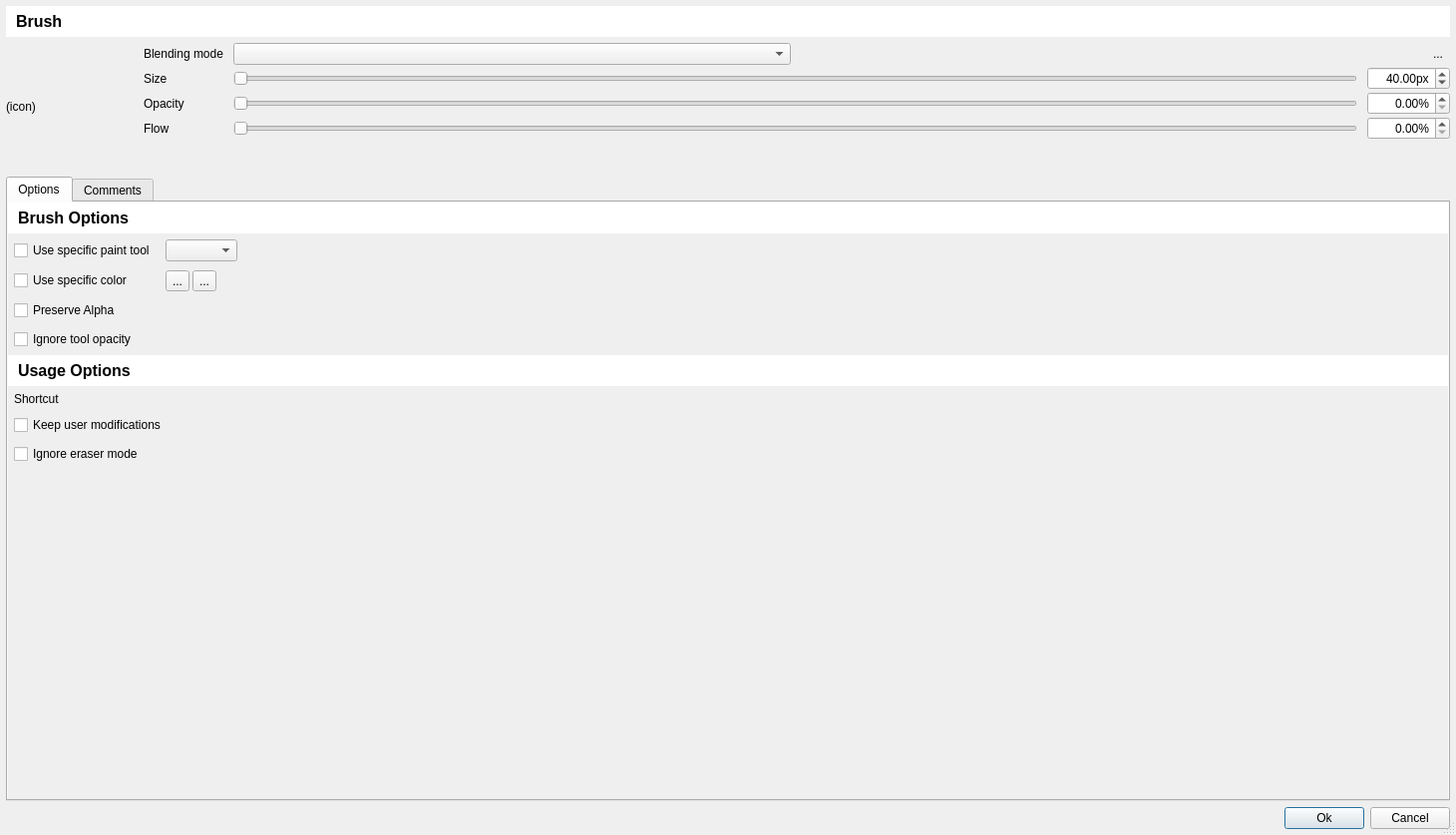
<?xml version="1.0" encoding="UTF-8"?>
<ui version="4.0">
 <class>Dialog</class>
 <widget class="QDialog" name="Dialog">
  <property name="geometry">
   <rect>
    <x>0</x>
    <y>0</y>
    <width>1460</width>
    <height>837</height>
   </rect>
  </property>
  <property name="windowTitle">
   <string>Dialog</string>
  </property>
  <property name="sizeGripEnabled">
   <bool>true</bool>
  </property>
  <property name="modal">
   <bool>true</bool>
  </property>
  <layout class="QVBoxLayout" name="verticalLayout">
   <property name="leftMargin">
    <number>6</number>
   </property>
   <property name="topMargin">
    <number>6</number>
   </property>
   <property name="rightMargin">
    <number>6</number>
   </property>
   <property name="bottomMargin">
    <number>6</number>
   </property>
   <item>
    <widget class="QLabel" name="lblBrushTitle">
     <property name="sizePolicy">
      <sizepolicy hsizetype="Preferred" vsizetype="Maximum">
       <horstretch>0</horstretch>
       <verstretch>0</verstretch>
      </sizepolicy>
     </property>
     <property name="font">
      <font>
       <pointsize>12</pointsize>
       <weight>75</weight>
       <bold>true</bold>
      </font>
     </property>
     <property name="toolTip">
      <string>&lt;html&gt;&lt;head/&gt;&lt;body&gt;&lt;p&gt;Basic brush properties&lt;/p&gt;&lt;/body&gt;&lt;/html&gt;</string>
     </property>
     <property name="styleSheet">
      <string notr="true">background-color: palette(light);padding: 6;</string>
     </property>
     <property name="text">
      <string>Brush</string>
     </property>
    </widget>
   </item>
   <item>
    <layout class="QGridLayout" name="gridLayout">
     <property name="horizontalSpacing">
      <number>10</number>
     </property>
     <property name="verticalSpacing">
      <number>2</number>
     </property>
     <item row="2" column="2" colspan="2">
      <widget class="QSlider" name="hsBrushOpacity">
       <property name="toolTip">
        <string>Define specific opacity to use for brush</string>
       </property>
       <property name="maximum">
        <number>10000</number>
       </property>
       <property name="singleStep">
        <number>100</number>
       </property>
       <property name="pageStep">
        <number>1000</number>
       </property>
       <property name="orientation">
        <enum>Qt::Horizontal</enum>
       </property>
      </widget>
     </item>
     <item row="0" column="0" rowspan="5">
      <widget class="QLabel" name="lblBrushIcon">
       <property name="sizePolicy">
        <sizepolicy hsizetype="Maximum" vsizetype="Minimum">
         <horstretch>0</horstretch>
         <verstretch>0</verstretch>
        </sizepolicy>
       </property>
       <property name="minimumSize">
        <size>
         <width>128</width>
         <height>128</height>
        </size>
       </property>
       <property name="sizeIncrement">
        <size>
         <width>0</width>
         <height>0</height>
        </size>
       </property>
       <property name="text">
        <string>(icon)</string>
       </property>
      </widget>
     </item>
     <item row="3" column="2" colspan="2">
      <widget class="QSlider" name="hsBrushFlow">
       <property name="toolTip">
        <string>Define specific flow to use for brush</string>
       </property>
       <property name="maximum">
        <number>10000</number>
       </property>
       <property name="singleStep">
        <number>100</number>
       </property>
       <property name="pageStep">
        <number>1000</number>
       </property>
       <property name="orientation">
        <enum>Qt::Horizontal</enum>
       </property>
      </widget>
     </item>
     <item row="0" column="2">
      <widget class="QComboBox" name="cbBrushBlendingMode">
       <property name="toolTip">
        <string>Define specific blending mode for brush</string>
       </property>
       <property name="styleSheet">
        <string notr="true">QComboBox QAbstractItemView::item:disabled {
	background-color: palette(light);
    color: palette(text);
}

</string>
       </property>
      </widget>
     </item>
     <item row="3" column="1">
      <widget class="QLabel" name="label_8">
       <property name="sizePolicy">
        <sizepolicy hsizetype="Maximum" vsizetype="Preferred">
         <horstretch>0</horstretch>
         <verstretch>0</verstretch>
        </sizepolicy>
       </property>
       <property name="text">
        <string>Flow</string>
       </property>
      </widget>
     </item>
     <item row="1" column="1">
      <widget class="QLabel" name="label_6">
       <property name="sizePolicy">
        <sizepolicy hsizetype="Maximum" vsizetype="Preferred">
         <horstretch>0</horstretch>
         <verstretch>0</verstretch>
        </sizepolicy>
       </property>
       <property name="text">
        <string>Size</string>
       </property>
      </widget>
     </item>
     <item row="2" column="1">
      <widget class="QLabel" name="label_7">
       <property name="sizePolicy">
        <sizepolicy hsizetype="Maximum" vsizetype="Preferred">
         <horstretch>0</horstretch>
         <verstretch>0</verstretch>
        </sizepolicy>
       </property>
       <property name="text">
        <string>Opacity</string>
       </property>
      </widget>
     </item>
     <item row="3" column="4">
      <widget class="QDoubleSpinBox" name="dsbBrushFlow">
       <property name="toolTip">
        <string>Define specific flow to use for brush</string>
       </property>
       <property name="alignment">
        <set>Qt::AlignRight|Qt::AlignTrailing|Qt::AlignVCenter</set>
       </property>
       <property name="suffix">
        <string>%</string>
       </property>
       <property name="maximum">
        <double>100.000000000000000</double>
       </property>
      </widget>
     </item>
     <item row="2" column="4">
      <widget class="QDoubleSpinBox" name="dsbBrushOpacity">
       <property name="sizePolicy">
        <sizepolicy hsizetype="Minimum" vsizetype="Fixed">
         <horstretch>0</horstretch>
         <verstretch>0</verstretch>
        </sizepolicy>
       </property>
       <property name="toolTip">
        <string>Define specific opacity to use for brush</string>
       </property>
       <property name="alignment">
        <set>Qt::AlignRight|Qt::AlignTrailing|Qt::AlignVCenter</set>
       </property>
       <property name="suffix">
        <string>%</string>
       </property>
       <property name="maximum">
        <double>100.000000000000000</double>
       </property>
      </widget>
     </item>
     <item row="0" column="1">
      <widget class="QLabel" name="label_5">
       <property name="sizePolicy">
        <sizepolicy hsizetype="Maximum" vsizetype="Preferred">
         <horstretch>0</horstretch>
         <verstretch>0</verstretch>
        </sizepolicy>
       </property>
       <property name="styleSheet">
        <string notr="true"/>
       </property>
       <property name="text">
        <string>Blending mode</string>
       </property>
      </widget>
     </item>
     <item row="1" column="2" colspan="2">
      <widget class="WLogSlider" name="hsBrushSize">
       <property name="sizePolicy">
        <sizepolicy hsizetype="MinimumExpanding" vsizetype="Fixed">
         <horstretch>0</horstretch>
         <verstretch>0</verstretch>
        </sizepolicy>
       </property>
       <property name="toolTip">
        <string>Define specific size to use for brush</string>
       </property>
       <property name="maximum">
        <number>100000</number>
       </property>
       <property name="singleStep">
        <number>10</number>
       </property>
       <property name="pageStep">
        <number>100</number>
       </property>
       <property name="orientation">
        <enum>Qt::Horizontal</enum>
       </property>
      </widget>
     </item>
     <item row="1" column="4">
      <widget class="QDoubleSpinBox" name="dsbBrushSize">
       <property name="sizePolicy">
        <sizepolicy hsizetype="Maximum" vsizetype="Fixed">
         <horstretch>0</horstretch>
         <verstretch>0</verstretch>
        </sizepolicy>
       </property>
       <property name="toolTip">
        <string>Define specific size to use for brush</string>
       </property>
       <property name="alignment">
        <set>Qt::AlignRight|Qt::AlignTrailing|Qt::AlignVCenter</set>
       </property>
       <property name="showGroupSeparator" stdset="0">
        <bool>false</bool>
       </property>
       <property name="suffix">
        <string>px</string>
       </property>
       <property name="minimum">
        <double>0.010000000000000</double>
       </property>
       <property name="maximum">
        <double>9999.000000000000000</double>
       </property>
       <property name="value">
        <double>40.000000000000000</double>
       </property>
      </widget>
     </item>
     <item row="0" column="4" alignment="Qt::AlignRight">
      <widget class="QToolButton" name="tbResetBrushValues">
       <property name="toolTip">
        <string>Reset to default Krita's brush value</string>
       </property>
       <property name="text">
        <string>...</string>
       </property>
       <property name="icon">
        <iconset resource="../../pktk/resources/svg/dark_icons.qrc">
         <normaloff>:/pktk/images/normal/cache_refresh</normaloff>
         <disabledoff>:/pktk/images/disabled/cache_refresh</disabledoff>
         <disabledon>:/pktk/images/disabled/cache_refresh</disabledon>:/pktk/images/normal/cache_refresh</iconset>
       </property>
       <property name="autoRaise">
        <bool>true</bool>
       </property>
      </widget>
     </item>
    </layout>
   </item>
   <item>
    <widget class="QTabWidget" name="tabWidget">
     <property name="tabShape">
      <enum>QTabWidget::Rounded</enum>
     </property>
     <property name="currentIndex">
      <number>0</number>
     </property>
     <property name="usesScrollButtons">
      <bool>false</bool>
     </property>
     <widget class="QWidget" name="tabOptions">
      <property name="autoFillBackground">
       <bool>true</bool>
      </property>
      <attribute name="icon">
       <iconset resource="../../pktk/resources/svg/dark_icons.qrc">
        <normaloff>:/pktk/images/normal/tune</normaloff>:/pktk/images/normal/tune</iconset>
      </attribute>
      <attribute name="title">
       <string>Options</string>
      </attribute>
      <layout class="QVBoxLayout" name="verticalLayout_2">
       <property name="leftMargin">
        <number>0</number>
       </property>
       <property name="topMargin">
        <number>0</number>
       </property>
       <property name="rightMargin">
        <number>0</number>
       </property>
       <property name="bottomMargin">
        <number>0</number>
       </property>
       <item>
        <widget class="QLabel" name="label_2">
         <property name="sizePolicy">
          <sizepolicy hsizetype="Preferred" vsizetype="Maximum">
           <horstretch>0</horstretch>
           <verstretch>0</verstretch>
          </sizepolicy>
         </property>
         <property name="font">
          <font>
           <pointsize>12</pointsize>
           <weight>75</weight>
           <bold>true</bold>
          </font>
         </property>
         <property name="toolTip">
          <string>&lt;html&gt;&lt;head/&gt;&lt;body&gt;&lt;p&gt;Additional properties defined when brush is activated&lt;/p&gt;&lt;/body&gt;&lt;/html&gt;</string>
         </property>
         <property name="styleSheet">
          <string notr="true">background-color: palette(light);padding: 6;</string>
         </property>
         <property name="text">
          <string>Brush Options</string>
         </property>
        </widget>
       </item>
       <item>
        <widget class="QWidget" name="widget" native="true">
         <property name="minimumSize">
          <size>
           <width>0</width>
           <height>0</height>
          </size>
         </property>
         <layout class="QVBoxLayout" name="verticalLayout_4">
          <property name="leftMargin">
           <number>6</number>
          </property>
          <property name="topMargin">
           <number>0</number>
          </property>
          <property name="rightMargin">
           <number>6</number>
          </property>
          <property name="bottomMargin">
           <number>0</number>
          </property>
          <item>
           <layout class="QGridLayout" name="gridLayout_2">
            <property name="leftMargin">
             <number>0</number>
            </property>
            <property name="rightMargin">
             <number>0</number>
            </property>
            <property name="horizontalSpacing">
             <number>10</number>
            </property>
            <property name="verticalSpacing">
             <number>9</number>
            </property>
            <item row="1" column="0">
             <widget class="QCheckBox" name="cbUseSpecificColor">
              <property name="toolTip">
               <string>&lt;html&gt;&lt;head/&gt;&lt;body&gt;&lt;p&gt;When checked, defined colors are automatically activated when brush is selected.&lt;/p&gt;&lt;p&gt;&lt;br/&gt;&lt;/p&gt;&lt;p&gt;Initial Krita's brush color is restored when leaving plugin's brush.&lt;/p&gt;&lt;/body&gt;&lt;/html&gt;</string>
              </property>
              <property name="text">
               <string>Use specific color</string>
              </property>
             </widget>
            </item>
            <item row="0" column="1">
             <widget class="QComboBox" name="cbDefaultPaintTools">
              <property name="sizePolicy">
               <sizepolicy hsizetype="Maximum" vsizetype="Fixed">
                <horstretch>0</horstretch>
                <verstretch>0</verstretch>
               </sizepolicy>
              </property>
              <property name="toolTip">
               <string>Defined paint tool is automatically activated when brush is selected</string>
              </property>
             </widget>
            </item>
            <item row="1" column="1">
             <layout class="QHBoxLayout" name="horizontalLayout_3">
              <property name="spacing">
               <number>3</number>
              </property>
              <item>
               <widget class="WColorButton" name="btUseSpecificColorFg">
                <property name="toolTip">
                 <string>Foreground color</string>
                </property>
                <property name="text">
                 <string>...</string>
                </property>
               </widget>
              </item>
              <item alignment="Qt::AlignLeft">
               <widget class="WColorButton" name="btUseSpecificColorBg">
                <property name="toolTip">
                 <string>&lt;html&gt;&lt;head/&gt;&lt;body&gt;&lt;p&gt;Background color&lt;/p&gt;&lt;p&gt;(Set &lt;span style=&quot; font-weight:600; font-style:italic;&quot;&gt;No color &lt;/span&gt;to use default background color)&lt;/p&gt;&lt;/body&gt;&lt;/html&gt;</string>
                </property>
                <property name="text">
                 <string>...</string>
                </property>
               </widget>
              </item>
             </layout>
            </item>
            <item row="2" column="0">
             <widget class="QCheckBox" name="cbPreserveAlpha">
              <property name="toolTip">
               <string>&lt;html&gt;&lt;head/&gt;&lt;body&gt;&lt;p&gt;When checked, &lt;span style=&quot; font-style:italic;&quot;&gt;Preserve Alpha&lt;/span&gt; is automatically activated when brush is selected.&lt;br/&gt;&lt;/p&gt;&lt;p&gt;Initial &lt;span style=&quot; font-style:italic;&quot;&gt;Preserve Alpha&lt;/span&gt; state is restored when leaving plugin's brush.&lt;/p&gt;&lt;/body&gt;&lt;/html&gt;</string>
              </property>
              <property name="text">
               <string>Preserve Alpha</string>
              </property>
             </widget>
            </item>
            <item row="0" column="0">
             <widget class="QCheckBox" name="cbDefaultPaintTool">
              <property name="toolTip">
               <string>When checked, defined paint tool is automatically activated when brush is selected.

Initial Krita's tool is restored when leaving plugin's brush.</string>
              </property>
              <property name="text">
               <string>Use specific paint tool</string>
              </property>
             </widget>
            </item>
            <item row="3" column="0">
             <widget class="QCheckBox" name="cbIgnoreToolOpacity">
              <property name="toolTip">
               <string>&lt;html&gt;&lt;head/&gt;&lt;body&gt;&lt;p&gt;By default, Krita memorize opacity per tool.&lt;/p&gt;&lt;p&gt;Changing tool from &lt;span style=&quot; font-style:italic;&quot;&gt;Freehand Brush Tool&lt;/span&gt; to &lt;span style=&quot; font-style:italic;&quot;&gt;Line Tool&lt;/span&gt; for example, will apply last opacity value defined with &lt;span style=&quot; font-style:italic;&quot;&gt;Line Tool.&lt;/span&gt;&lt;/p&gt;&lt;p&gt;&lt;br/&gt;&lt;/p&gt;&lt;p&gt;When checked, brush opacity is always applied, keeping the same opacity value for brush whatever the active tool is.&lt;/p&gt;&lt;/body&gt;&lt;/html&gt;</string>
              </property>
              <property name="text">
               <string>Ignore tool opacity</string>
              </property>
             </widget>
            </item>
            <item row="0" column="2" rowspan="4">
             <spacer name="horizontalSpacer_2">
              <property name="orientation">
               <enum>Qt::Horizontal</enum>
              </property>
              <property name="sizeHint" stdset="0">
               <size>
                <width>40</width>
                <height>20</height>
               </size>
              </property>
             </spacer>
            </item>
           </layout>
          </item>
         </layout>
        </widget>
       </item>
       <item>
        <widget class="QLabel" name="label_11">
         <property name="sizePolicy">
          <sizepolicy hsizetype="Preferred" vsizetype="Maximum">
           <horstretch>0</horstretch>
           <verstretch>0</verstretch>
          </sizepolicy>
         </property>
         <property name="font">
          <font>
           <pointsize>12</pointsize>
           <weight>75</weight>
           <bold>true</bold>
          </font>
         </property>
         <property name="toolTip">
          <string>&lt;html&gt;&lt;head/&gt;&lt;body&gt;&lt;p&gt;Options to define brush usage&lt;/p&gt;&lt;/body&gt;&lt;/html&gt;</string>
         </property>
         <property name="styleSheet">
          <string notr="true">background-color: palette(light);padding: 6;</string>
         </property>
         <property name="text">
          <string>Usage Options</string>
         </property>
        </widget>
       </item>
       <item>
        <widget class="QWidget" name="widget_3" native="true">
         <property name="minimumSize">
          <size>
           <width>0</width>
           <height>50</height>
          </size>
         </property>
         <layout class="QVBoxLayout" name="verticalLayout_5">
          <property name="leftMargin">
           <number>6</number>
          </property>
          <property name="topMargin">
           <number>0</number>
          </property>
          <property name="rightMargin">
           <number>6</number>
          </property>
          <property name="bottomMargin">
           <number>0</number>
          </property>
          <item>
           <layout class="QGridLayout" name="gridLayout_3">
            <property name="leftMargin">
             <number>0</number>
            </property>
            <property name="rightMargin">
             <number>0</number>
            </property>
            <property name="horizontalSpacing">
             <number>10</number>
            </property>
            <property name="verticalSpacing">
             <number>9</number>
            </property>
            <item row="2" column="0">
             <widget class="QCheckBox" name="cbIgnoreEraserMode">
              <property name="toolTip">
               <string>When brush is selected, eraser mode is ignored</string>
              </property>
              <property name="text">
               <string>Ignore eraser mode</string>
              </property>
             </widget>
            </item>
            <item row="0" column="0">
             <widget class="QLabel" name="label_10">
              <property name="toolTip">
               <string>Define a shortcut to activate/deactivate brush from keyboard</string>
              </property>
              <property name="styleSheet">
               <string notr="true"/>
              </property>
              <property name="text">
               <string>Shortcut</string>
              </property>
             </widget>
            </item>
            <item row="0" column="1">
             <widget class="WKeySequenceInput" name="kseShortcut" native="true">
              <property name="sizePolicy">
               <sizepolicy hsizetype="MinimumExpanding" vsizetype="Preferred">
                <horstretch>0</horstretch>
                <verstretch>0</verstretch>
               </sizepolicy>
              </property>
              <property name="toolTip">
               <string>Define a shortcut to activate/deactivate brush from keyboard</string>
              </property>
             </widget>
            </item>
            <item row="1" column="1" rowspan="2">
             <widget class="QLabel" name="lblShortcutAlreadyUsed">
              <property name="sizePolicy">
               <sizepolicy hsizetype="MinimumExpanding" vsizetype="Preferred">
                <horstretch>0</horstretch>
                <verstretch>0</verstretch>
               </sizepolicy>
              </property>
              <property name="font">
               <font>
                <pointsize>8</pointsize>
               </font>
              </property>
              <property name="text">
               <string/>
              </property>
              <property name="alignment">
               <set>Qt::AlignLeading|Qt::AlignLeft|Qt::AlignTop</set>
              </property>
             </widget>
            </item>
            <item row="1" column="0">
             <widget class="QCheckBox" name="cbKeepUserModifications">
              <property name="toolTip">
               <string>&lt;html&gt;&lt;head/&gt;&lt;body&gt;&lt;p&gt;When checked, user modifications made on selected brush replace default plugin's brush properties and are reapplied on next switch to plugin brush&lt;/p&gt;&lt;p&gt;When unchecked, user modifications made on selected brush are not kept and default plugin's brush properties are applied on next switch to plugin brush&lt;/p&gt;&lt;p&gt;&lt;br/&gt;&lt;/p&gt;&lt;p&gt;Plugin's brush properties are:&lt;/p&gt;&lt;p&gt;- Blending mode&lt;/p&gt;&lt;p&gt;- Size &lt;/p&gt;&lt;p&gt;- Opacity&lt;/p&gt;&lt;p&gt;- Flow&lt;/p&gt;&lt;p&gt;&lt;br/&gt;&lt;/p&gt;&lt;p&gt;Also, are taken in account following options if they're available and checked:&lt;/p&gt;&lt;p&gt;- Specific paint tool&lt;/p&gt;&lt;p&gt;- Specific color &lt;/p&gt;&lt;p&gt;- Preserve alpha&lt;/p&gt;&lt;/body&gt;&lt;/html&gt;</string>
              </property>
              <property name="text">
               <string>Keep user modifications</string>
              </property>
             </widget>
            </item>
           </layout>
          </item>
         </layout>
        </widget>
       </item>
       <item>
        <spacer name="verticalSpacer">
         <property name="orientation">
          <enum>Qt::Vertical</enum>
         </property>
         <property name="sizeHint" stdset="0">
          <size>
           <width>20</width>
           <height>40</height>
          </size>
         </property>
        </spacer>
       </item>
      </layout>
     </widget>
     <widget class="QWidget" name="tabComments">
      <attribute name="icon">
       <iconset resource="../../pktk/resources/svg/dark_icons.qrc">
        <normaloff>:/pktk/images/normal/note_edit</normaloff>:/pktk/images/normal/note_edit</iconset>
      </attribute>
      <attribute name="title">
       <string>Comments</string>
      </attribute>
      <layout class="QVBoxLayout" name="verticalLayout_3">
       <property name="leftMargin">
        <number>6</number>
       </property>
       <property name="topMargin">
        <number>6</number>
       </property>
       <property name="rightMargin">
        <number>6</number>
       </property>
       <property name="bottomMargin">
        <number>6</number>
       </property>
       <item>
        <widget class="WTextEdit" name="wtComments" native="true">
         <property name="sizePolicy">
          <sizepolicy hsizetype="MinimumExpanding" vsizetype="Preferred">
           <horstretch>0</horstretch>
           <verstretch>0</verstretch>
          </sizepolicy>
         </property>
         <property name="minimumSize">
          <size>
           <width>0</width>
           <height>200</height>
          </size>
         </property>
         <property name="toolTip">
          <string>Free comments!
Use it to keep in mind why the brush has been defined.

Also, first line is used to define action name in Krita's shortcut settings dialog.</string>
         </property>
        </widget>
       </item>
      </layout>
     </widget>
    </widget>
   </item>
   <item>
    <widget class="QWidget" name="widget_2" native="true">
     <property name="sizePolicy">
      <sizepolicy hsizetype="Preferred" vsizetype="Maximum">
       <horstretch>0</horstretch>
       <verstretch>0</verstretch>
      </sizepolicy>
     </property>
     <layout class="QHBoxLayout" name="horizontalLayout">
      <property name="leftMargin">
       <number>0</number>
      </property>
      <property name="topMargin">
       <number>0</number>
      </property>
      <property name="rightMargin">
       <number>0</number>
      </property>
      <property name="bottomMargin">
       <number>0</number>
      </property>
      <item>
       <spacer name="horizontalSpacer">
        <property name="orientation">
         <enum>Qt::Horizontal</enum>
        </property>
        <property name="sizeHint" stdset="0">
         <size>
          <width>40</width>
          <height>20</height>
         </size>
        </property>
       </spacer>
      </item>
      <item>
       <widget class="QPushButton" name="pbOk">
        <property name="enabled">
         <bool>true</bool>
        </property>
        <property name="text">
         <string>Ok</string>
        </property>
        <property name="icon">
         <iconset theme="dialog-ok">
          <normaloff>../../../../../../../../../../../../../../../../../../../../../../.designer/backup</normaloff>../../../../../../../../../../../../../../../../../../../../../../.designer/backup</iconset>
        </property>
       </widget>
      </item>
      <item>
       <widget class="QPushButton" name="pbCancel">
        <property name="toolTip">
         <string>Close &lt;i&gt;JPEG Export&lt;/i&gt; window</string>
        </property>
        <property name="text">
         <string>Cancel</string>
        </property>
        <property name="icon">
         <iconset theme="dialog-cancel">
          <normaloff>../../../../../../../../../../../../../../../../../../../../../../.designer/backup</normaloff>../../../../../../../../../../../../../../../../../../../../../../.designer/backup</iconset>
        </property>
       </widget>
      </item>
     </layout>
    </widget>
   </item>
  </layout>
 </widget>
 <customwidgets>
  <customwidget>
   <class>WColorButton</class>
   <extends>QToolButton</extends>
   <header>bulibrushswitch.pktk.widgets.wcolorbutton</header>
  </customwidget>
  <customwidget>
   <class>WTextEdit</class>
   <extends>QWidget</extends>
   <header>bulibrushswitch.pktk.widgets.wtextedit</header>
   <container>1</container>
  </customwidget>
  <customwidget>
   <class>WKeySequenceInput</class>
   <extends>QWidget</extends>
   <header>bulibrushswitch.pktk.widgets.wkeysequenceinput</header>
   <container>1</container>
  </customwidget>
  <customwidget>
   <class>WLogSlider</class>
   <extends>QSlider</extends>
   <header>bulibrushswitch.pktk.widgets.wlogslider</header>
  </customwidget>
 </customwidgets>
 <resources>
  <include location="../../pktk/resources/svg/dark_icons.qrc"/>
 </resources>
 <connections/>
</ui>
